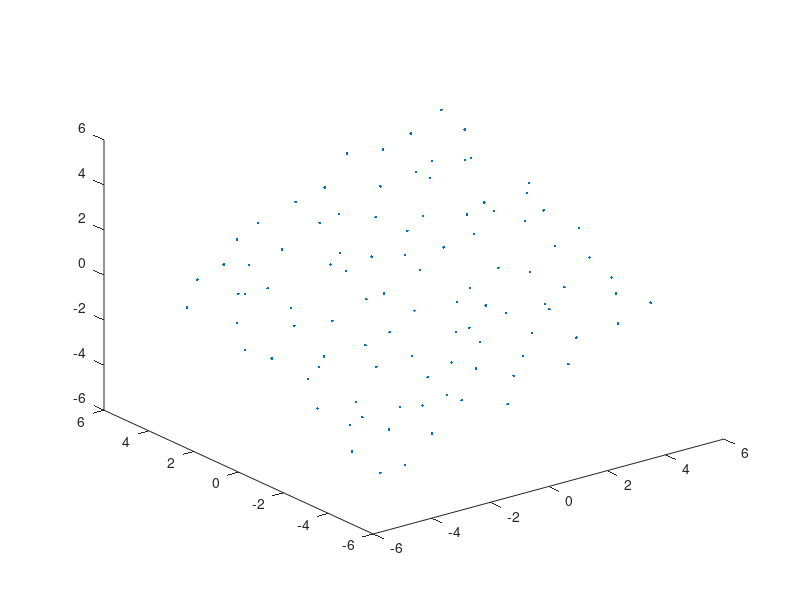
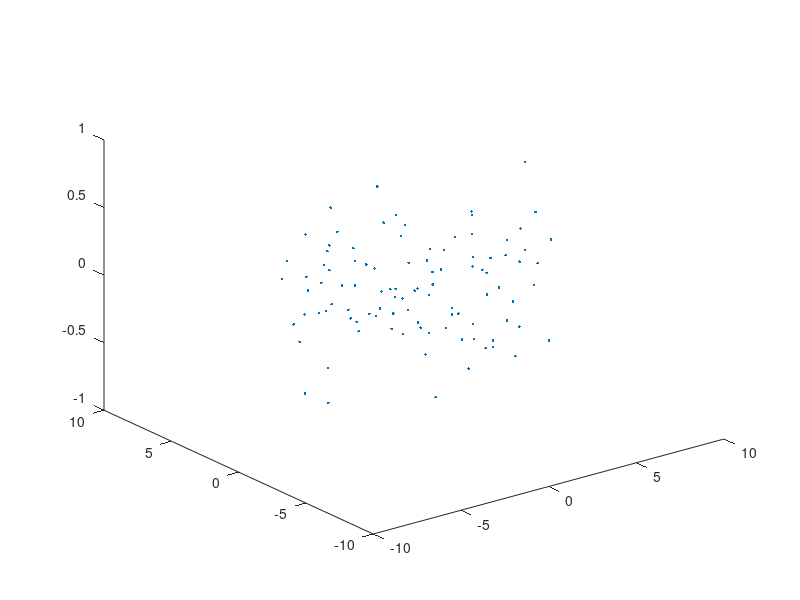
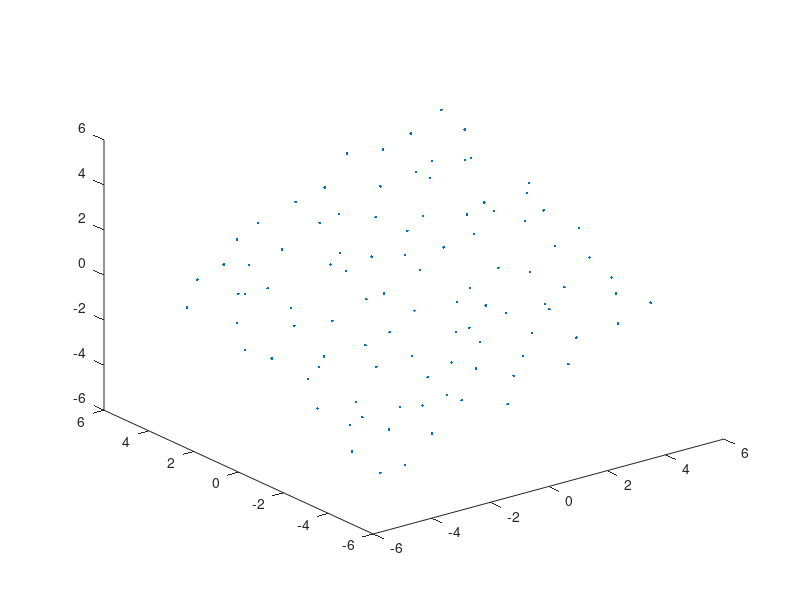

Reproduce these figures in MATLAB, in order.
X = zeros(100, 3);
c = 1;
for i = -5:4
    for j = -5:4
        X(c, :) = [i, j, (i+j)/2];
        c = c + 1;
    end
end

X = X + rand(size(X));

x = X(:, 1);
y = X(:, 2);
z = X(:, 3);
figure(1);
plot3(x, y, z, '.');

% covariance matrix
m = size(x, 1);
Sigma = 1/m * X' * X;

% eigenvectors / svd = single value decomposition
[U, S, V] = svd(Sigma);

Ureduce = U(:, 1:3);

Z = X * Ureduce;

x = Z(:, 1);
y = Z(:, 2);
z = Z(:, 3);

figure(2);
plot3(x, y, z, '.');

Xaprox = Z * Ureduce';

x = Xaprox(:, 1);
y = Xaprox(:, 2);
z = Xaprox(:, 3);

figure(3);
plot3(x, y, z, '.');
